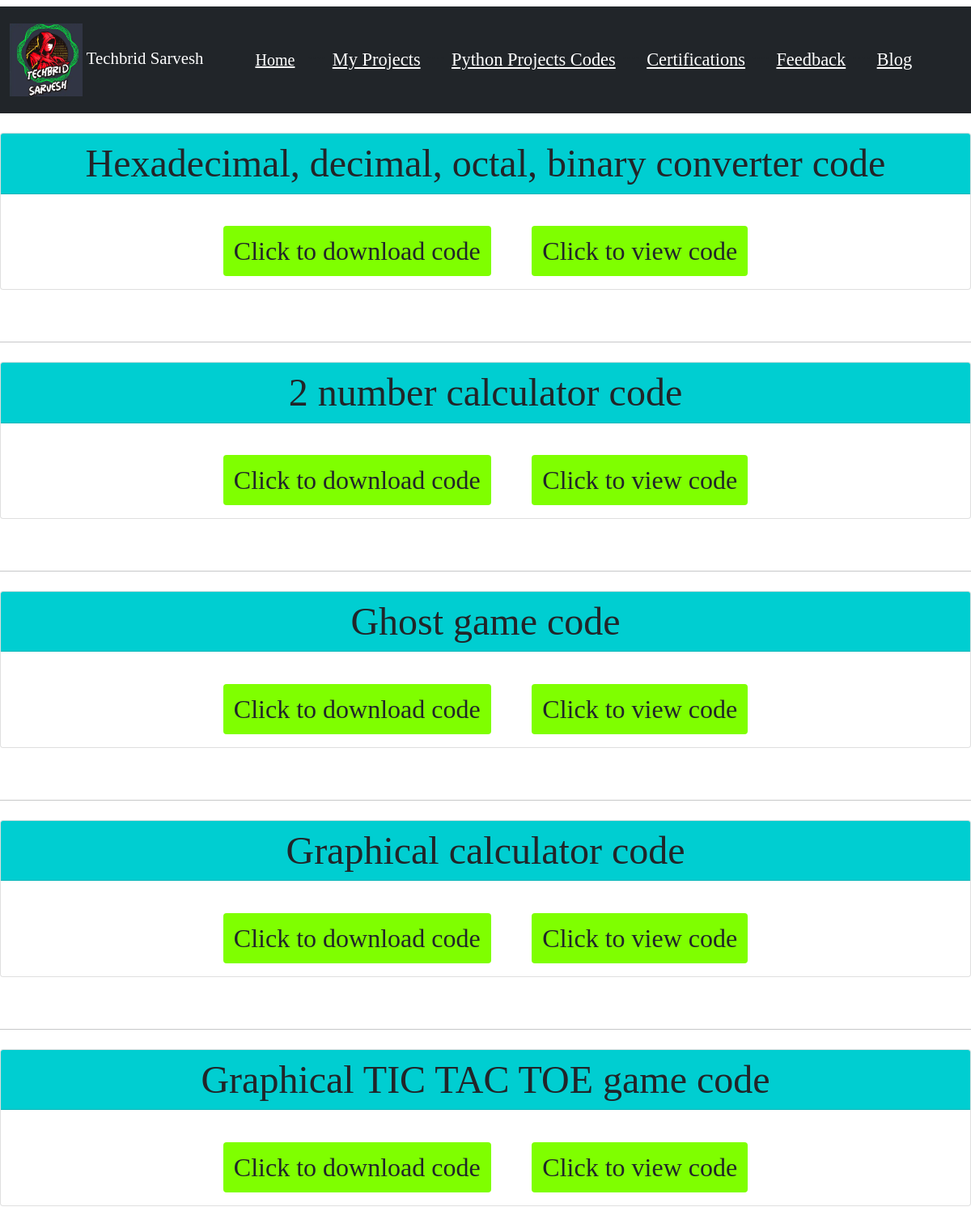
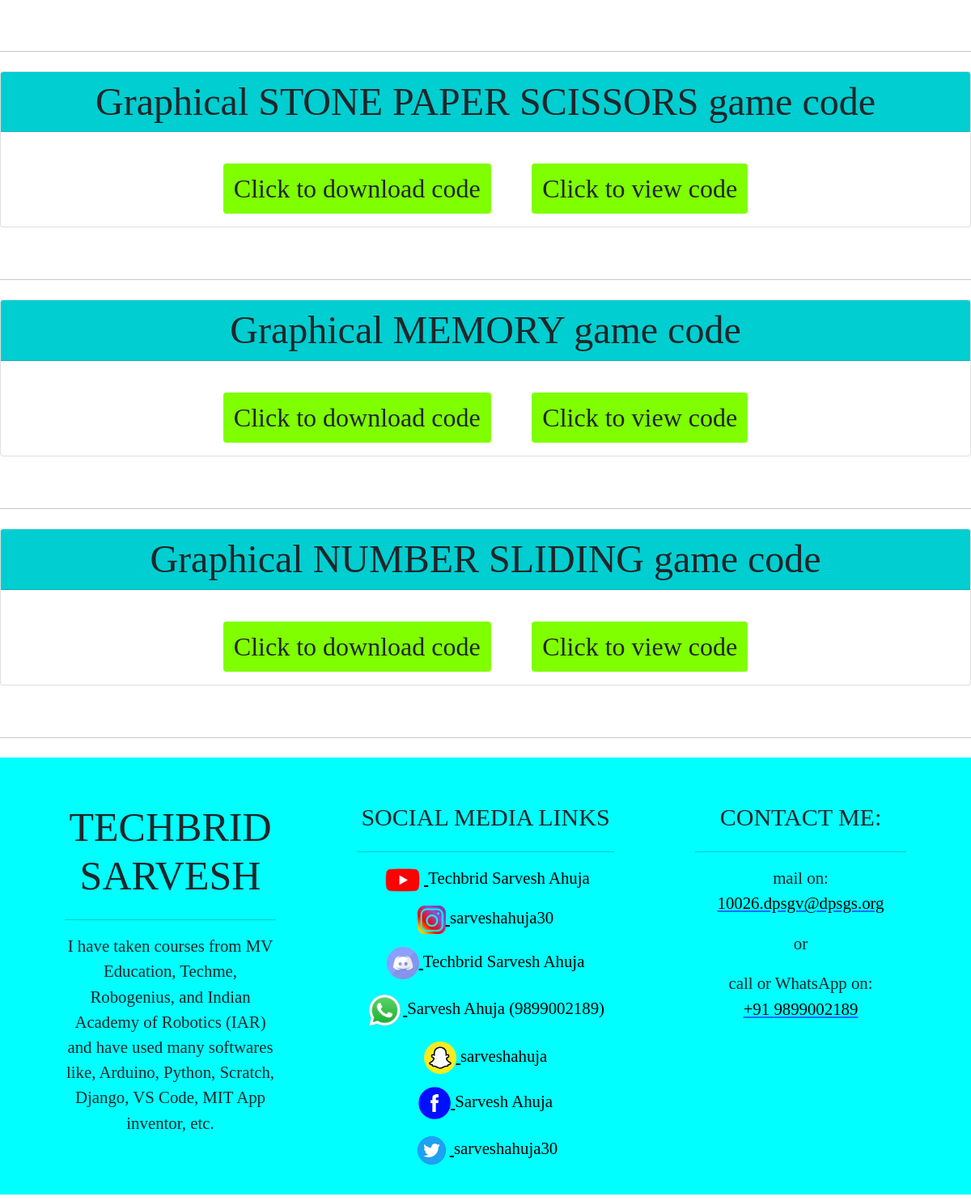
Page /python_projects_codes/ on the committed database (2 pictures, top to bottom).
### app/models.py (models this page shows, shortened)
class site(models.Model):
    site_name=models.CharField(max_length=200, null=True)
    site_short_name=models.CharField(max_length=200, null=True)
    site_logo=models.ImageField(upload_to='static')
    site_description=models.TextField(max_length=1000, null=True)
    site_description_footer=models.TextField(max_length=1000, null=True)
    site_mail=models.CharField(max_length=200, null=True)
    site_phone=models.CharField(max_length=200, null=True)

class code(models.Model):
    name=models.CharField(max_length=200, null=True)
    link=models.CharField(max_length=300, null=True)
    code=models.TextField(max_length=100000, null=True)

class social_media_link(models.Model):
    social_media_name=models.CharField(max_length=200, null=True)
    social_media_link=models.CharField(max_length=200, null=True)
    social_media_username=models.CharField(max_length=200, null=True)
    social_media_logo=models.ImageField(upload_to='static')
    height=models.CharField(max_length=200, null=True)
    width=models.CharField(max_length=200, null=True)

### mysite/views.py (the view)
# urls.py: path('python_projects_codes/', views.python_projects_codes, name="python_projects_codes"),
def python_projects_codes(request):
    form=code_login
    if request.method=='POST':
        form=code_login(request.POST)
        if form.is_valid:
            form.save()
    Codes=code.objects.all()
    Social=social_media_link.objects.all()
    Details=site.objects.all()
    context={"Details": Details, "Social": Social, "Codes": Codes, "form": form}
    return render(request, "python_projects_codes.html", context)

### mysite/templates/python_projects_codes.html (shortened to what this page needs)
{% extends "basic.html" %}
{% block body %}
<div id="main">
  {% for a in Codes %}
  <div class="card" style="margin-top: 2%; margin-bottom: 2%; text-align: center; font-family: Kristen ITC;">
    <h5 class="card-header" style="font-size: 300%; background-color: darkturquoise;">{{a.name}}</h5>
    <div class="card-body">
      <a href="{{a.link}}" target="_blank" class="btn" style="font-size: 200%; background-color: chartreuse; margin-right: 2%; margin-top: 2%;">Click to download code</a>
      <a href="{% url 'view_codes' a.id %}"  class="btn" style="font-size: 200%; background-color: chartreuse; margin-left: 2%; margin-top: 2%;">Click to view code</a>
    </div>
  </div>
  <br><hr>
  {% endfor %}
</div>
{% endblock %}

### mysite/templates/basic.html (shortened to what this page needs)
{% load static %}
<!doctype html>
<html lang="en">
  <head>
    <link href="https://cdn.jsdelivr.net/npm/bootstrap@5.0.1/dist/css/bootstrap.min.css" rel="stylesheet">
  </head>
  <body>
  <body>
  </body>
    <nav class="navbar navbar-expand-lg navbar-dark bg-dark mt-2" style="font-family: Kristen ITC; margin-bottom: 2%;">
      <nav class="navbar navbar-dark bg-dark">
        <div class="container-fluid">
          <a class="navbar-brand" href="{% url 'index' %}" style="font-size: 130%;">
            {% for a in Details %}
            <img src="/media/{{a.site_logo}}" alt="logo" width="90" height="90" class="d-inline-block align-text-center">
            {{a.site_name}}
            {% endfor %}
          </a>
        </div>
      </nav>
      <div class="container-fluid" style="margin-left: 2%; font-size: 140%;">
        <a class="navbar-brand" href="{% url 'index' %}"><u>Home</u></a>
        <div class="collapse navbar-collapse" id="navbarSupportedContent">
          <ul class="navbar-nav me-auto mb-2 mb-lg-0">
            <li class="nav-item">
              <a class="nav-link active" aria-current="page" href="{% url 'my_projects' %}"><u>My Projects</u></a>
            </li>
            <li class="nav-item">
              <a class="nav-link active" href="{% url 'python_projects_codes' %}"><u>Python Projects Codes</u></a>
            </li>
            <li class="nav-item">
              <a class="nav-link active" href="{% url 'certifications' %}"><u>Certifications</u></a>
            </li>
            <li class="nav-item">
              <a class="nav-link active" href="{% url 'feedback' %}"><u>Feedback</u></a>
            </li>
            <li class="nav-item">
              <a class="nav-link active" href="{% url 'blog' %}"><u>Blog</u></a>
            </li>
          </ul>
        </div>
      </div>
    </nav>
    {% block body %} {% endblock %}
<div class="footer mb-2" style="margin-top: 2%;">
<footer class="page-footer font-small mdb-color pt-4">
  <div class="container text-center text-md-left">
    <div class="row text-center text-md-left mt-3 pb-3">
      <div class="col-md-3 col-lg-3 col-xl-3 mx-auto mt-3">
        {% for a in Details %}
        <h6 class="text-uppercase mb-4 font-weight-bold" style="font-size: 50px; font-family: Kristen ITC;">{{a.site_name}}</h6>
        <hr>
        <p style="font-size: 130%; font-family: Kristen ITC;">{{a.site_description_footer}}</p>
        {% endfor %}
      </div>
      <div class="col-md-3 col-lg-2 col-xl-2 mx-auto mt-3" style="width: 30%;">
        <h6 class="text-uppercase mb-4 font-weight-bold" style="font-size: 30px; font-family: Kristen ITC;">Social media links</h6>
        <hr>
        {% for a in Social %}
        <p style="font-size: 130%; font-family: Kristen ITC;">
          <a href="{{a.social_media_link}}"  target="_blank" style="color: black;">
          <img src="/media/{{a.social_media_logo}}" height="{{a.height}}" width="{{a.width}}">
          <label>{{a.social_media_username}}</label>
        </a>
        </p>
        {% endfor %}
      </div>
      <div class="col-md-4 col-lg-3 col-xl-3 mx-auto mt-3">
        <h6 class="text-uppercase mb-4 font-weight-bold" style="font-size: 30px; font-family: Kristen ITC;">Contact me:</h6>
        <hr>
        {% for a in Details %}
        <p style="font-size: 130%; font-family: Kristen ITC; margin-bottom: 7%;">
          mail on:
          <a href="mailto:{{a.site_mail}}"><font color="black">{{a.site_mail}}</font></a></p>
          <p style="font-size: 130%; font-family: Kristen ITC; margin-bottom: 7%;">or</p>
        <p style="font-size: 130%; font-family: Kristen ITC; margin-top: 7%;">
          call or WhatsApp on: <br>
          <a href="https://wa.me/+91{{a.site_phone}}" target="_blank"><font color="black">+91 {{a.site_phone}}</font></a></p>
        {% endfor %}
      </div>
    </div>
  </div>
</footer>
</div>
  </body>
</html>

### mysite/templates/basic.html (style rules this page uses)
.footer { background-color: aqua; }

### rows in the picture
site: site_logo (picture), site_name "Techbrid Sarvesh", site_name "TECHBRID SARVESH", site_description_footer "I have taken courses from MV Education, Techme, Robogenius, and Indian Academy of Robotics (IAR) and have used many softwares like, Arduino, Python, Scratch, Django, VS Code, MIT App inventor, etc.", site_mail "10026.dpsgv@dpsgs.org", site_phone "9899002189"
code: name "Hexadecimal, decimal, octal, binary converter code"
code: name "2 number calculator code"
code: name "Ghost game code"
code: name "Graphical calculator code"
code: name "Graphical TIC TAC TOE game code"
code: name "Graphical STONE PAPER SCISSORS game code"
code: name "Graphical MEMORY game code"
code: name "Graphical NUMBER SLIDING game code"
social_media_link: social_media_logo (picture), social_media_username "Techbrid Sarvesh Ahuja"
social_media_link: social_media_logo (picture), social_media_username "sarveshahuja30"
social_media_link: social_media_logo (picture), social_media_username "Techbrid Sarvesh Ahuja"
social_media_link: social_media_logo (picture), social_media_username "Sarvesh Ahuja (9899002189)"
social_media_link: social_media_logo (picture), social_media_username "sarveshahuja"
social_media_link: social_media_logo (picture), social_media_username "Sarvesh Ahuja"
social_media_link: social_media_logo (picture), social_media_username "sarveshahuja30"
